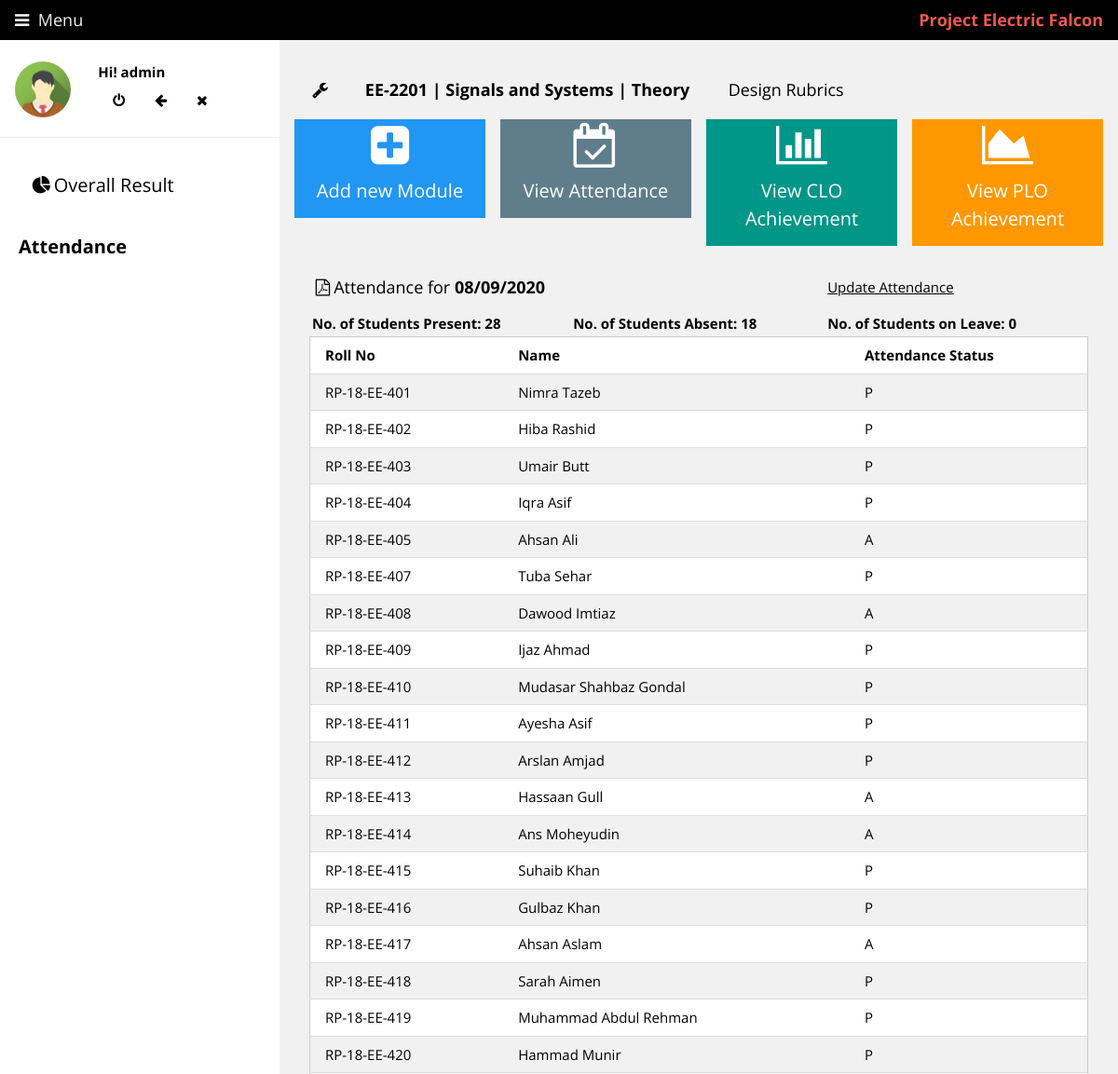
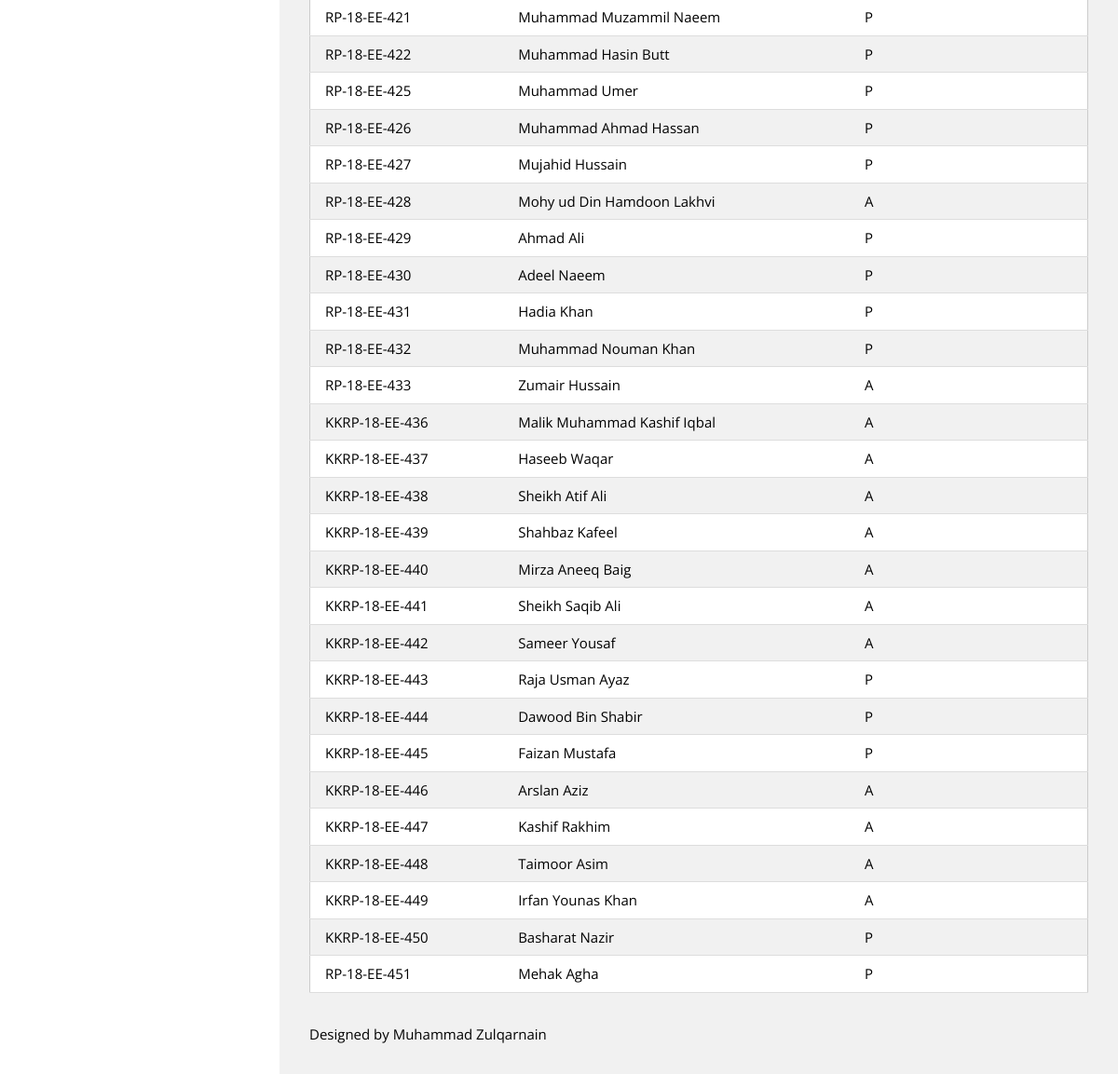
Screenshot of /main.php?course=ee2201_Spring_2020&module=I15&menu=atten_display (signed in) with the database file from the repository (2 pictures, top to bottom).
### tables this page shows
CREATE TABLE `users` (
  `id` int(11) NOT NULL,
  `username` varchar(50) NOT NULL,
  `password` varchar(255) NOT NULL,
  `user_type` text NOT NULL,
  `name` text NOT NULL,
  `avatar` varchar(100) NOT NULL,
  `created_at` datetime DEFAULT CURRENT_TIMESTAMP
);

CREATE TABLE `courses_info` (
  `serial` int(11) NOT NULL,
  `course_id` varchar(20) NOT NULL,
  `course_code` varchar(20) NOT NULL,
  `course_title` text NOT NULL,
  `term_offer` text NOT NULL,
  `course_ended` tinyint(1) NOT NULL,
  `credit_hour` varchar(3) NOT NULL,
  `course_type` text NOT NULL,
  `instructor` text NOT NULL,
  `access_user` varchar(100) DEFAULT NULL,
  `course_description` text,
  `mid_weight` decimal(10,2) NOT NULL,
  `final_weight` decimal(10,2) NOT NULL,
  `quiz_weight` decimal(10,2) NOT NULL,
  `assign_weight` decimal(10,2) NOT NULL,
  `lab_weight` decimal(10,2) NOT NULL,
  `project_weight` decimal(10,2) NOT NULL,
  `viva_weight` decimal(10,2) NOT NULL,
  `presentation_weight` decimal(10,2) NOT NULL,
  `other_weight` decimal(10,2) NOT NULL,
  `atten_weight` decimal(10,2) NOT NULL,
  `CLO_count` int(100) DEFAULT NULL,
  `clo_details` varchar(3000) NOT NULL,
  `rubric_set_count` int(100) NOT NULL,
  `rubric_sets` text NOT NULL,
  `plos_enabled` varchar(100) NOT NULL,
  `PLO1` varchar(150) NOT NULL,
  `PLO2` varchar(150) NOT NULL,
  `PLO3` varchar(150) NOT NULL,
  `PLO4` varchar(150) NOT NULL,
  `PLO5` varchar(150) NOT NULL,
  `PLO6` varchar(150) NOT NULL,
  `PLO7` varchar(150) NOT NULL,
  `PLO8` varchar(150) NOT NULL,
  `PLO9` varchar(150) NOT NULL,
  `PLO10` varchar(150) NOT NULL,
  `PLO11` varchar(150) NOT NULL,
  `PLO12` varchar(150) NOT NULL
);

CREATE TABLE `ee2201_Spring_2020` (
  `serial` int(11) NOT NULL,
  `data_detail` varchar(255) NOT NULL,
  `I1` varchar(255) DEFAULT NULL,
  `I2` varchar(255) DEFAULT NULL,
  `I3` varchar(255) DEFAULT NULL,
  `I4` varchar(255) DEFAULT NULL,
  `I5` varchar(255) DEFAULT NULL,
  `I6` varchar(255) DEFAULT NULL,
  `I7` varchar(255) DEFAULT NULL,
  `I8` varchar(255) DEFAULT NULL,
  `I9` varchar(255) DEFAULT NULL,
  `I10` varchar(255) DEFAULT NULL,
  `I11` varchar(255) DEFAULT NULL,
  `I12` varchar(255) DEFAULT NULL,
  `I13` varchar(255) DEFAULT NULL,
  `I14` varchar(255) DEFAULT NULL,
  `I15` varchar(255) DEFAULT NULL
);

### functions/project_codename.php (called while the page is built)
<?php
function project_codename(){
    return "Project Electric Falcon";
}
?>

### panels/attendance_display_single.php (the view, shortened to what this page needs)
<?php
    $course = $_GET['course'];
    $col_name = $_GET['module'];
	$date =mysqli_fetch_assoc($conn->query("SELECT $col_name FROM $course WHERE data_detail='Date'"))[$col_name];
	$stu_count = mysqli_num_rows($conn->query("SELECT data_detail FROM $course"));
    $roll_list = array();
    $name_list = array();
    $attendance_list = array();
    $present_count = 0;
    $leave_count = 0;
    $absent_count = 0;
	for ($stu_id=15;$stu_id<=$stu_count;$stu_id++){
		$rollno = mysqli_fetch_assoc($conn->query("SELECT data_detail FROM $course WHERE serial =$stu_id"))['data_detail'];
        $roll_list[] = $rollno;
		$name_list[] = mysqli_fetch_assoc($conn->query("SELECT name FROM student_records WHERE rollno = '".$rollno."'"))['name'];
		$attendance_status = mysqli_fetch_assoc($conn->query("SELECT ".$col_name." FROM $course WHERE serial = $stu_id"))[$col_name];
        $attendance_list[] = $attendance_status;
        if ($attendance_status=='P')
            $present_count++;
        if ($attendance_status=='A' || $attendance_status=='')
            $absent_count++;
    }
	Print "<table width='100%'' border='0'>";
  	Print "<tbody>";
    Print "<tr>";
    Print "<td colspan=2><h5><a href='reports/attendance_report_daily.php?course=$course&module_id=$col_name' target='_blank'><b><em class=\"fa fa-file-pdf-o fa-fw\"></em></b></a>Attendance for <strong>".date_format(date_create($date),"d/m/Y")."</strong></h5></td>";
    Print "<td><a href='main.php?menu=update_attendance&course=".$course."&module=".$col_name."'>Update Attendance</a></td>";
    Print "</tr>";
  	Print "</tbody>";
    Print "<tr><td><strong>No. of Students Present: ".$present_count."</strong></td>";
    Print "<td><strong>No. of Students Absent: ".$absent_count."</strong></td>";
    Print "<td><strong>No. of Students on Leave: ".$leave_count."</strong></td></tr>";
	Print "</table>";
    Print "<table class='w3-table w3-striped w3-bordered w3-border w3-hoverable w3-white'>";
	Print "<th>Roll No</th> <th>Name</th> <th>Attendance Status</th>";
    for ($id=0;$id<($present_count+$absent_count+$leave_count);$id++){
 		Print "<tr>";
 		Print "<td>".$roll_list[$id]."</td> ";
 		Print "<td>".$name_list[$id]. "</td> ";
 		Print "<td >".$attendance_list[$id]." </td>";
 		Print "</tr>";
 	}
	Print "</table>";
?>

### main.php (shortened to what this page needs)
<?php
$conn = OpenCon();
$menu_item = $_GET['menu'];
$course = $_GET['course'];
?>
<!DOCTYPE html>
<html>
<link rel="stylesheet" href="w3images/w3.css">
<link rel="stylesheet" href="w3images/grade_instrument.css">
<link rel="stylesheet" href="https://cdnjs.cloudflare.com/ajax/libs/font-awesome/4.7.0/css/font-awesome.min.css">
<body class="w3-light-grey">
<div class="w3-bar w3-top w3-black w3-large" style="z-index:4">
  <button class="w3-bar-item w3-button w3-hover-none w3-hover-text-light-grey" onclick="w3_open();"><i class="fa fa-bars"></i> &nbsp;Menu</button>
  <span class="w3-bar-item w3-right"><b style="color:#ed5851"><?php echo project_codename() ?></b></span>
</div>
<nav class="w3-sidebar w3-collapse w3-white w3-animate-left" style="z-index:3;width:300px;" id="mySidebar"><br>
  <div class="w3-container w3-row">
    <div class="w3-col s4">
        <?php
            $avatar_link =  mysqli_fetch_assoc(mysqli_query($conn,"SELECT avatar FROM users WHERE username='".$_SESSION["username"]."'"))['avatar'];
        ?>
      <img src="<?php echo $avatar_link ?>" class="w3-circle w3-margin-right" style="width:60px">
    </div>
    <div class="w3-col s8 w3-bar">
      <span><strong>Hi! <?php echo $_SESSION["username"] ?> </strong></span><br>
      <a href="logout.php" class="w3-bar-item w3-button"><i class="fa fa-power-off"></i></a>
      <a href="index.php" class="w3-bar-item w3-button"><i class="fa fa-arrow-left"></i></a>
      <a href="javascript:void(0)" class="w3-bar-item w3-button" onclick="w3_close()"><i class="fa fa-close"></i></a>
    </div>
  </div>
  <hr>
  <div class="w3-bar-block">
    <div id="menu">
        <ul class="ul_menu">
      <?php
	   include('panels/sidepanel.php');
	  ?>
</ul>
  </div>
  </div>
</nav>
<div class="w3-main" style="margin-left:300px;margin-top:43px;" id="main">
    <?php $course_end_status = mysqli_fetch_assoc(mysqli_query($conn,"SELECT course_ended FROM courses_info WHERE course_id='".$course."'"))['course_ended'];
    ?>
  <header class="w3-container" style="padding-top:22px">
    <h5>
        <?php if($course_end_status == 1): ?>
        <b><img src="w3images/bow_icon_2.png" style=\"width:20px;height:10px;\"><?php echo "<a style=\"text-decoration:none;\" class=\"w3-button w3-hover-cyan\" href=\"main.php?course=$course\">".$course_code." | ".$course_title." | ".mysqli_fetch_assoc(mysqli_query($conn,"SELECT course_type FROM courses_info WHERE course_id='".$course."'"))['course_type']."</a>" ?></b>
        <?php else: ?>
        <b><a class="w3-button w3-hover-green" href="main.php?menu=course_setting&course=<?php echo $course ?>"><em class='fa fa-wrench fa-fw'></em></a> <?php echo "<a style=\"text-decoration:none;\" class=\"w3-button w3-hover-cyan\" href=\"main.php?course=$course\">".$course_code." | ".$course_title." | ".mysqli_fetch_assoc(mysqli_query($conn,"SELECT course_type FROM courses_info WHERE course_id='".$course."'"))['course_type']."</a>" ?></b>&nbsp;&nbsp;<a href="main.php?menu=design_rubrics&course=<?php echo $course ?>" class="w3-button w3-hover-blue">Design Rubrics</a>
        <?php endif; ?>
    </h5>
  </header>
  <div class="w3-row-padding w3-margin-bottom">
    <div class="w3-quarter">
      <div class="w3-container w3-blue w3-padding-small w3-animate-zoom">
        <div class="w3-center"><i class="fa fa-plus-square w3-xxxlarge"></i></div>
        <h4 class="w3-center"><a style="text-decoration:none;" href="main.php?menu=add_module&course=<?php echo $course ?>">Add new Module</a></h4>
      </div>
    </div>
    <div class="w3-quarter">
      <div class="w3-container w3-text-white w3-padding-small w3-blue-gray w3-animate-zoom">
        <div class="w3-center"><i class="fa fa-calendar-check-o w3-xxxlarge"></i></div>
          <h4 class="w3-center"><a style="text-decoration:none;" href="main.php?menu=atten_display_all&course=<?php echo $course ?>">View Attendance</a></h4>
      </div>
    </div>
    <div class="w3-quarter">
      <div class="w3-container w3-teal w3-padding-small w3-animate-zoom">
        <div class="w3-center"><i class="fa fa-bar-chart w3-xxxlarge"></i></div>
          <h4 class="w3-center"><a style="text-decoration:none;" href="main.php?menu=clo_disp&course=<?php echo $course ?>">View CLO Achievement</a></h4>
      </div>
    </div>
    <div class="w3-quarter">
      <div class="w3-container w3-orange w3-text-white w3-padding-small w3-animate-zoom">
        <div class="w3-center"><i class="fa fa-area-chart w3-xxxlarge"></i></div>
          <h4 class="w3-center"><a style="text-decoration:none;" href="main.php?menu=plo_disp&course=<?php echo $course ?>">View PLO Achievement</a></h4>
      </div>
    </div>
</div>
<div class="w3-container" style="overflow:auto; white-space: nowrap;">
<div class="w3-container" style="overflow:auto; white-space: nowrap;">
<?php
if ($menu_item=='atten_display'){
    include('panels/attendance_display_single.php');
}
?>
	</div>
  <footer class="w3-container w3-padding-16 w3-light-grey">
    <p>Designed by <a href="https://intarian.com" target="_blank"></a>Muhammad Zulqarnain</p>
  </footer>
</div>
</body>
</html>

### w3images/w3.css (style rules this page uses)
*,*:before,*:after { box-sizing:inherit }
html { -ms-text-size-adjust:100%;-webkit-text-size-adjust:100% }
body { margin:0 }
article,aside,details,figcaption,figure,footer,header,main,menu,nav,section { display:block }
a { background-color:transparent }
b,strong { font-weight:bolder }
img { border-style:none }
hr { box-sizing:content-box;height:0;overflow:visible }
button,input,select,textarea,optgroup { font:inherit;margin:0 }
button,input { overflow:visible }
button,select { text-transform:none }
button,[type=button],[type=reset],[type=submit] { -webkit-appearance:button }
html,body { font-family:Verdana,sans-serif;font-size:15px;line-height:1.5 }
html { overflow-x:hidden }
h4 { font-size:20px }
h5 { font-size:18px }
h1,h2,h3,h4,h5,h6 { font-family:"Segoe UI",Arial,sans-serif;font-weight:400;margin:10px 0 }
hr { border:0;border-top:1px solid #eee;margin:20px 0 }
img { vertical-align:middle }
a { color:inherit }
.w3-table,.w3-table-all { border-collapse:collapse;border-spacing:0;width:100%;display:table }
.w3-bordered tr,.w3-table-all tr { border-bottom:1px solid #ddd }
.w3-striped tbody tr:nth-child(even) { background-color:#f1f1f1 }
.w3-table td,.w3-table th,.w3-table-all td,.w3-table-all th { padding:8px 8px;display:table-cell;text-align:left;vertical-align:top }
.w3-table th:first-child,.w3-table td:first-child,.w3-table-all th:first-child,.w3-table-all td:first-child { padding-left:16px }
.w3-btn,.w3-button { border:none;display:inline-block;padding:8px 16px;vertical-align:middle;overflow:hidden;text-decoration:none;color:inherit;background-color:inherit;text-align:center;cursor:pointer;white-space:nowrap }
.w3-btn,.w3-button { -webkit-touch-callout:none;-webkit-user-select:none;-khtml-user-select:none;-moz-user-select:none;-ms-user-select:none;user-select:none }
.w3-sidebar { height:100%;width:200px;background-color:#fff;position:fixed!important;z-index:1;overflow:auto }
.w3-main,#main { transition:margin-left .4s }
.w3-bar { width:100%;overflow:hidden }
.w3-bar .w3-bar-item { padding:8px 16px;float:left;width:auto;border:none;display:block;outline:0 }
.w3-bar .w3-button { white-space:normal }
.w3-container:after,.w3-container:before,.w3-panel:after,.w3-panel:before,.w3-row:after,.w3-row:before,.w3-row-padding:after,.w3-row-padding:before, .w3-cell-row:before,.w3-cell-row:after,.w3-clear:after,.w3-clear:before,.w3-bar:before,.w3-bar:after { content:"";display:table;clear:both }
.w3-col,.w3-half,.w3-third,.w3-twothird,.w3-threequarter,.w3-quarter { float:left;width:100% }
.w3-col.s4 { width:33.33333% }
.w3-col.s8 { width:66.66666% }
@media (min-width:601px) { .w3-col.m3,.w3-quarter { width:24.99999% } }
@media (min-width:993px) { .w3-sidebar.w3-collapse { display:block!important } }
.w3-top,.w3-bottom { position:fixed;width:100%;z-index:1 }
.w3-top { top:0 }
.w3-circle { border-radius:50% }
.w3-row-padding,.w3-row-padding>.w3-half,.w3-row-padding>.w3-third,.w3-row-padding>.w3-twothird,.w3-row-padding>.w3-threequarter,.w3-row-padding>.w3-quarter,.w3-row-padding>.w3-col { padding:0 8px }
.w3-container,.w3-panel { padding:0.01em 16px }
.w3-animate-left { position:relative;animation:animateleft 0.4s }
.w3-animate-zoom { animation:animatezoom 0.6s }
.w3-large { font-size:18px!important }
.w3-xxxlarge { font-size:48px!important }
.w3-center { text-align:center!important }
.w3-border { border:1px solid #ccc!important }
.w3-margin-bottom { margin-bottom:16px!important }
.w3-margin-right { margin-right:16px!important }
.w3-padding-small { padding:4px 8px!important }
.w3-padding-16 { padding-top:16px!important;padding-bottom:16px!important }
.w3-right { float:right!important }
.w3-blue,.w3-hover-blue:hover { color:#fff!important;background-color:#2196F3!important }
.w3-blue-grey,.w3-hover-blue-grey:hover,.w3-blue-gray,.w3-hover-blue-gray:hover { color:#fff!important;background-color:#607d8b!important }
.w3-orange,.w3-hover-orange:hover { color:#000!important;background-color:#ff9800!important }
.w3-teal,.w3-hover-teal:hover { color:#fff!important;background-color:#009688!important }
.w3-white,.w3-hover-white:hover { color:#000!important;background-color:#fff!important }
.w3-black,.w3-hover-black:hover { color:#fff!important;background-color:#000!important }
.w3-light-grey,.w3-hover-light-grey:hover,.w3-light-gray,.w3-hover-light-gray:hover { color:#000!important;background-color:#f1f1f1!important }
.w3-text-white,.w3-hover-text-white:hover { color:#fff!important }

### rows the page displays
users: avatar (picture)
courses_info: course_code "EE-2201", course_title "Signals and Systems", course_type "Theory"
ee2201_spring_2020: I15 "08/09/2020"
ee2201_spring_2020: I15 "P"

### other values shown
project_codename() "Project Electric Falcon"
$_SESSION["username"] "admin"
$present_count "28"
$absent_count "18"
$leave_count "0"
$roll_list[$id] "RP-18-EE-401"
$name_list[$id] "Nimra Tazeb"
$roll_list[$id] "RP-18-EE-402"
$name_list[$id] "Hiba Rashid"
$roll_list[$id] "RP-18-EE-403"
$name_list[$id] "Umair Butt"
$roll_list[$id] "RP-18-EE-404"
$name_list[$id] "Iqra Asif"
$roll_list[$id] "RP-18-EE-405"
$name_list[$id] "Ahsan Ali"
